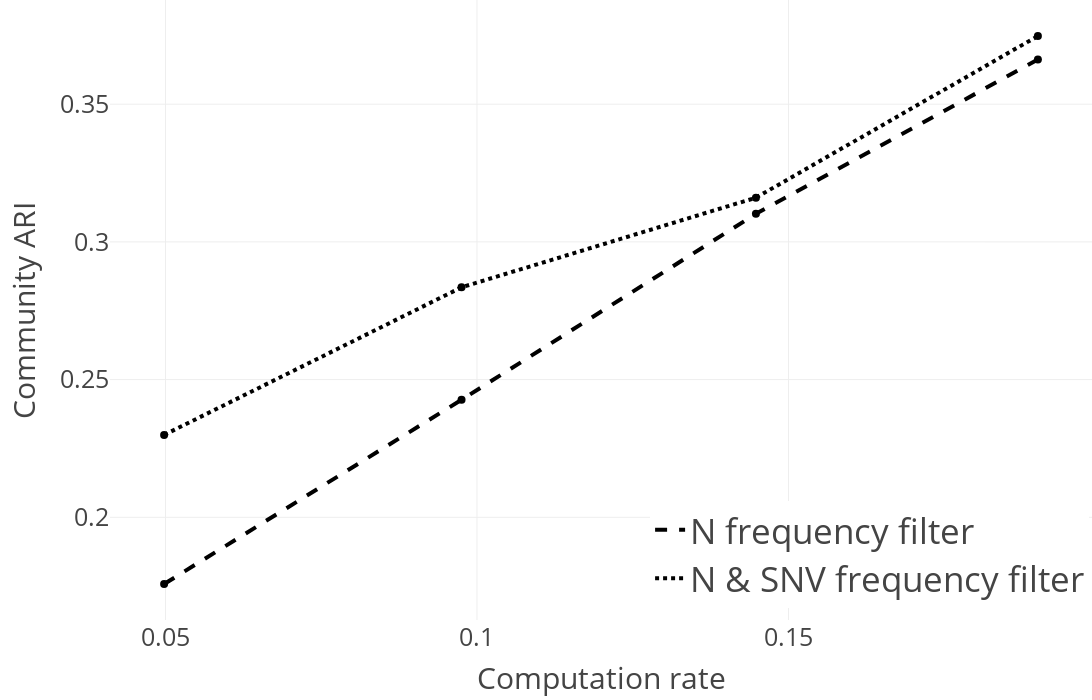

Notebook source saved alongside this figure:
### Markdown cell above
### Community ARI for different filters and computation rates using breadth search

### Code cell
sub_fig = get_computation_rate_plot("adjusted_rand_index", breadth_search_evaluation, "Community ARI", legend=dict(
            x=0.55,
            y=0.02,
            xanchor="left",
            yanchor="bottom",
            font=dict(size=35),
        ))
sub_fig.show()

### Figure 1 — Plotly figure (JSON) as saved in the notebook; plotly's stock layout.template omitted (floating-point values rounded to 4 significant figures)
{"data": [{"line": {"color": "black", "dash": "dash", "width": 4}, "mode": "lines", "name": "N frequency filter", "type": "scatter", "x": [0.04977, 0.09752, 0.1448, 0.19], "y": [0.1758, 0.2427, 0.3102, 0.3662]}, {"marker": {"color": "black", "size": 8, "symbol": "circle"}, "mode": "markers", "showlegend": false, "text": "", "type": "scatter", "x": [0.04977], "y": [0.1758]}, {"marker": {"color": "black", "size": 8, "symbol": "circle"}, "mode": "markers", "showlegend": false, "text": "", "type": "scatter", "x": [0.09752], "y": [0.2427]}, {"marker": {"color": "black", "size": 8, "symbol": "circle"}, "mode": "markers", "showlegend": false, "text": "", "type": "scatter", "x": [0.1448], "y": [0.3102]}, {"marker": {"color": "black", "size": 8, "symbol": "circle"}, "mode": "markers", "showlegend": false, "text": "", "type": "scatter", "x": [0.19], "y": [0.3662]}, {"line": {"color": "black", "dash": "dot", "width": 4}, "mode": "lines", "name": "N & SNV frequency filter", "type": "scatter", "x": [0.04977, 0.09752, 0.1448, 0.19], "y": [0.2299, 0.2835, 0.316, 0.3748]}, {"marker": {"color": "black", "size": 8, "symbol": "circle"}, "mode": "markers", "showlegend": false, "text": "", "type": "scatter", "x": [0.04977], "y": [0.2299]}, {"marker": {"color": "black", "size": 8, "symbol": "circle"}, "mode": "markers", "showlegend": false, "text": "", "type": "scatter", "x": [0.09752], "y": [0.2835]}, {"marker": {"color": "black", "size": 8, "symbol": "circle"}, "mode": "markers", "showlegend": false, "text": "", "type": "scatter", "x": [0.1448], "y": [0.316]}, {"marker": {"color": "black", "size": 8, "symbol": "circle"}, "mode": "markers", "showlegend": false, "text": "", "type": "scatter", "x": [0.19], "y": [0.3748]}], "layout": {"font": {"size": 25}, "height": 700, "legend": {"font": {"size": 35}, "x": 0.55, "xanchor": "left", "y": 0.02, "yanchor": "bottom"}, "margin": {"b": 80, "l": 110, "r": 0, "t": 0}, "width": 1200, "xaxis": {"autorange": true, "range": [0.04118, 0.1986], "tickmode": "array", "tickvals": [0.05, 0.1, 0.15, 0.2], "title": {"text": "Computation rate"}, "type": "linear"}, "yaxis": {"autorange": true, "range": [0.1627, 0.3878], "title": {"text": "Community ARI"}, "type": "linear"}}}
